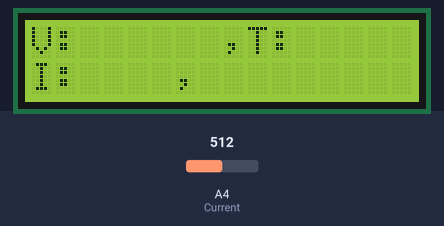
A sketch run on a simulated Arduino Uno, built with avr-gcc and run on an emulated ATmega328P. Parts: 16×2 character LCD. The test bench sets the inputs (shaded band); at power-on: A4 (Current) = 512. What the sketch prints to the serial monitor is not drawn.

Above: at 0.1 s.
At 4.1 s:
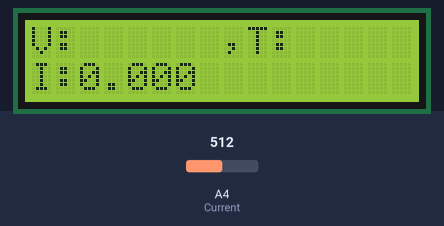

The sketch:

Current_Measurment.ino
```cpp
#include<LiquidCrystal.h>
LiquidCrystal lcd(7,8,9,10,11,12);
double Voltage = 0,AvVoltage=0;
double VRMS = 0;
double AmpsRMS = 0;
const int Current=A4;
void setup()
{
  Serial.begin(9600);
  pinMode(Current,INPUT);
  lcd.begin(16,2);
  lcd.clear();
  lcd.setCursor(0,0);
  lcd.print("V:      ,T:"); //(2,0), (11,0)
  lcd.setCursor(0,1);
  lcd.print("I:    ,"); //(2,1),(7,1)
  delay(2000);
}
void loop()
{
  MeasureCurrent();
}
void MeasureCurrent()
{
  Imeasure:
  for(char k=0;k<2;k++)
  {
   Voltage = getVPP();
   AvVoltage=(AvVoltage+Voltage);
  }
  Voltage=(AvVoltage/2.0);
  //Serial.println(Voltage,3);
  AvVoltage=0;
  //Serial.print('\t');
  VRMS = (Voltage/2.0) *0.707;
  VRMS = (VRMS-0.0025);
  if((VRMS>0 && VRMS<0.020) || VRMS<0)
  VRMS=0;
  Serial.println(VRMS,3);
  //Serial.print('\t');
  AmpsRMS = (VRMS*20); //I=(VRMS*2000)/R, R=100R
  lcd.setCursor(2,1);
  lcd.print(AmpsRMS,3);
  delay(1000);
}
float getVPP()
{
  float result;
  int readValue;             //value read from the sensor
  int maxValue = 0;          // store max value here
  int minValue = 1024;          // store min value here

   uint32_t start_time = millis();
   while((millis()-start_time) < 1000) //sample for 1 Sec
   {
       readValue = analogRead(Current);
       // see if you have a new maxValue
       if (readValue > maxValue)
       {
           /*record the maximum sensor value*/
           maxValue = readValue;
       }
       if (readValue < minValue)
       {
           /*record the maximum sensor value*/
           minValue = readValue;
       }
   }

   // Subtract min from max
   result = ((maxValue - minValue) * 5.0)/1024.0;

   return result;
 }
```
